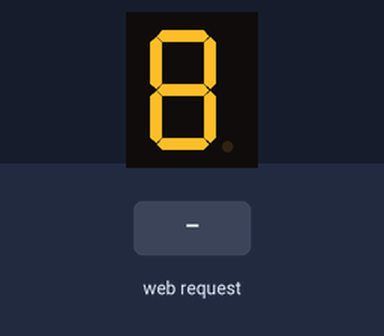
A sketch run on a simulated ESP32. On the bench: 1-digit seven-segment display. Wiring (inferred from the names in the program): 1-digit 7-segment display, segments lit when HIGH: segments GPIO 16, GPIO 4, GPIO 5, GPIO 18, GPIO 19, GPIO 22, GPIO 23, GPIO 17. The test bench sets the inputs (shaded band). WiFi joins after 1.5 s; servers stay silent unless stated; random numbers use the default seed unless the sketch sets one; the segment pins are drawn as the display they are named for; what the sketch prints to the serial monitor is not drawn.

Above: at 0.1 s.
At 3.0 s:
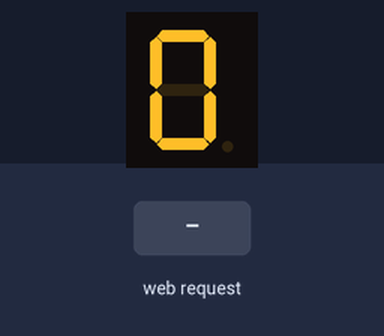
3.1 s: HTTP request GET /roll received
At 3.18 s:
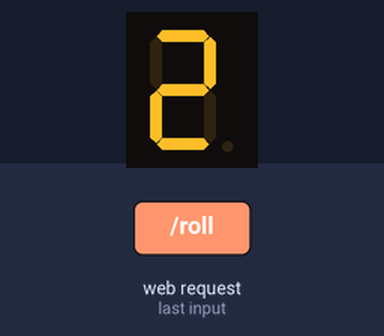

The sketch:

WifiDice.ino
```cpp
#include <WiFi.h>
#include <WebServer.h>

const char* ssid = "533";
const char* password = "525331314";

int a = 16, b = 4, c = 5, d = 18, e = 19, f = 22, g = 23, dp = 17;

WebServer server(80);

volatile bool rolling = false;
unsigned long lastRollTime = 0;
const int rollInterval = 80;

void displayNumber(int num) {
  digitalWrite(a, LOW); digitalWrite(b, LOW); digitalWrite(c, LOW); digitalWrite(d, LOW);
  digitalWrite(e, LOW); digitalWrite(f, LOW); digitalWrite(g, LOW); digitalWrite(dp, LOW);

  switch (num) {
    case 0:
      digitalWrite(a, HIGH); digitalWrite(b, HIGH); digitalWrite(c, HIGH); digitalWrite(d, HIGH);
      digitalWrite(e, HIGH); digitalWrite(f, HIGH);
      break;
    case 1:
      digitalWrite(b, HIGH); digitalWrite(c, HIGH);
      break;
    case 2:
      digitalWrite(a, HIGH); digitalWrite(b, HIGH); digitalWrite(d, HIGH); digitalWrite(e, HIGH); digitalWrite(g, HIGH);
      break;
    case 3:
      digitalWrite(a, HIGH); digitalWrite(b, HIGH); digitalWrite(c, HIGH); digitalWrite(d, HIGH); digitalWrite(g, HIGH);
      break;
    case 4:
      digitalWrite(b, HIGH); digitalWrite(c, HIGH); digitalWrite(f, HIGH); digitalWrite(g, HIGH);
      break;
    case 5:
      digitalWrite(a, HIGH); digitalWrite(c, HIGH); digitalWrite(d, HIGH); digitalWrite(f, HIGH); digitalWrite(g, HIGH);
      break;
    case 6:
      digitalWrite(a, HIGH); digitalWrite(c, HIGH); digitalWrite(d, HIGH); digitalWrite(e, HIGH); digitalWrite(f, HIGH); digitalWrite(g, HIGH);
      break;
    case 7:
      digitalWrite(a, HIGH); digitalWrite(b, HIGH); digitalWrite(c, HIGH);
      break;
    case 8:
      digitalWrite(a, HIGH); digitalWrite(b, HIGH); digitalWrite(c, HIGH); digitalWrite(d, HIGH);
      digitalWrite(e, HIGH); digitalWrite(f, HIGH); digitalWrite(g, HIGH);
      break;
    case 9:
      digitalWrite(a, HIGH); digitalWrite(b, HIGH); digitalWrite(c, HIGH); digitalWrite(d, HIGH);
      digitalWrite(f, HIGH); digitalWrite(g, HIGH);
      break;
  }
}

void handleRoot() {
  String html = R"HTML(
<!DOCTYPE html>
<html lang="zh">
<head>
<meta charset="utf-8">
<meta name="viewport" content="width=device-width, initial-scale=1.0, user-scalable=no">
<style>
* { margin:0; padding:0; box-sizing:border-box; -webkit-tap-highlight-color:transparent; }
body {
  font-family: -apple-system, "PingFang SC", sans-serif;
  background: linear-gradient(135deg, #0f0c29, #302b63, #24243e);
  color: #eee; min-height: 100vh;
  display: flex; flex-direction: column;
  align-items: center; justify-content: center;
}
h1 { font-size: 1.8em; margin-bottom: 25px; letter-spacing:2px; }
.sub { font-size:0.85em; color:#888; margin-bottom:30px; }
.dice-btn {
  width: 180px; height: 180px; border-radius: 50%;
  border: 4px solid rgba(255,255,255,0.15);
  font-size: 1.4em; font-weight: bold; color: #fff;
  background: radial-gradient(circle at 30% 30%, #e94560, #0f3460);
  box-shadow: 0 8px 25px rgba(233,69,96,0.35), inset 0 2px 10px rgba(255,255,255,0.2);
  cursor: pointer; user-select: none; -webkit-user-select: none;
  transition: transform 0.08s, box-shadow 0.08s;
}
.dice-btn:active {
  transform: scale(0.90);
  box-shadow: 0 3px 12px rgba(233,69,96,0.5), inset 0 4px 15px rgba(0,0,0,0.3);
}
.dice-btn.rolling {
  animation: shake 0.12s infinite;
}
@keyframes shake {
  0% { transform: translate(0,0) rotate(0); }
  25% { transform: translate(-3px,2px) rotate(-3deg); }
  50% { transform: translate(3px,-2px) rotate(3deg); }
  75% { transform: translate(-2px,1px) rotate(-2deg); }
  100% { transform: translate(0,0) rotate(0); }
}
.result-wrap { margin-top: 35px; text-align:center; }
.result {
  font-size: 3.5em; font-weight: bold;
  color: #e94560; min-height: 70px; line-height:70px;
}
.result.pop { animation: pop 0.35s ease; }
@keyframes pop {
  0% { transform: scale(0); opacity:0; }
  60% { transform: scale(1.35); opacity:1; }
  100% { transform: scale(1); }
}
.history { margin-top:15px; font-size:0.85em; color:#666; }
.ip-info { position: fixed; bottom: 8px; font-size: 0.75em; color: #444; }
</style>
</head>
<body>
<h1>&#127922; ESP32 电子骰子</h1>
<div class="sub">按住按钮或摇一摇手机掷骰</div>
<button class="dice-btn" id="btn">&#127922; 按住掷骰</button>
<div class="result-wrap">
  <div class="result" id="result"></div>
  <div class="history" id="history"></div>
</div>
<div class="ip-info">ESP32 Dice</div>
<script>
var btn=document.getElementById('btn');
var result=document.getElementById('result');
var historyEl=document.getElementById('history');
var hist=[];
var rolling=false;
var rollTimer=null;

function start(e){e.preventDefault();startRoll();}
function stop(e){e.preventDefault();stopRoll();}

btn.addEventListener('touchstart',start,{passive:false});
btn.addEventListener('touchend',stop,{passive:false});
btn.addEventListener('touchcancel',stop,{passive:false});
btn.addEventListener('mousedown',start);
btn.addEventListener('mouseup',stop);
btn.addEventListener('mouseleave',function(e){if(rolling)stopRoll();});

var shakeThreshold=15;
var lastShake=0;
var shakeCooldown=1200;
window.addEventListener('devicemotion',function(e){
  var acc=e.accelerationIncludingGravity;
  if(!acc)return;
  var mag=Math.sqrt((acc.x||0)*(acc.x||0)+(acc.y||0)*(acc.y||0)+(acc.z||0)*(acc.z||0));
  if(mag>shakeThreshold && !rolling && Date.now()-lastShake>shakeCooldown){
    lastShake=Date.now();
    startRoll();
    setTimeout(function(){
      if(rolling)stopRoll();
    },1000+Math.random()*800);
  }
});

function startRoll(){
  if(rolling)return;
  rolling=true;
  btn.classList.add('rolling');
  btn.textContent='\u0FD0 掷骰中...';
  result.textContent='';
  result.classList.remove('pop');
  if(navigator.vibrate)navigator.vibrate(40);
  fetch('/roll',{mode:'no-cors'});
  rollTimer=setInterval(function(){
    result.textContent='\u{1F3B2} '+Math.floor(Math.random()*6+1);
    if(navigator.vibrate)navigator.vibrate(15);
  },80);
}
function stopRoll(){
  if(!rolling)return;
  rolling=false;
  btn.classList.remove('rolling');
  btn.innerHTML='\uD83C\uDFB2 按住掷骰';
  if(rollTimer){clearInterval(rollTimer);rollTimer=null;}
  var finalNum=Math.floor(Math.random()*6+1);
  result.textContent='\u{1F3B2} '+finalNum;
  result.classList.add('pop');
  if(navigator.vibrate)navigator.vibrate([60,40,100]);
  hist.unshift(finalNum);
  if(hist.length>8)hist.pop();
  historyEl.textContent='历史: '+hist.join(' ');
  fetch('/stop?n='+finalNum,{mode:'no-cors'});
}
</script>
</body>
</html>
)HTML";
  server.send(200, "text/html", html);
}

void handleRoll() {
  rolling = true;
  server.send(200, "application/json", "{\"status\":\"rolling\"}");
}

void handleStop() {
  rolling = false;
  int finalNum = 1;
  if (server.hasArg("n")) {
    finalNum = server.arg("n").toInt();
    if (finalNum < 0 || finalNum > 9) finalNum = 1;
  }
  displayNumber(finalNum);
  server.send(200, "application/json", "{\"number\":" + String(finalNum) + "}");
}

void setup() {
  Serial.begin(115200);

  pinMode(a, OUTPUT); pinMode(b, OUTPUT); pinMode(c, OUTPUT); pinMode(d, OUTPUT);
  pinMode(e, OUTPUT); pinMode(f, OUTPUT); pinMode(g, OUTPUT); pinMode(dp, OUTPUT);

  displayNumber(8);
  delay(300);
  displayNumber(0);

  WiFi.mode(WIFI_STA);
  WiFi.begin(ssid, password);
  Serial.print("WiFi connecting");
  while (WiFi.status() != WL_CONNECTED) {
    delay(500);
    Serial.print(".");
  }
  Serial.println();
  Serial.print("Connected! IP: ");
  Serial.println(WiFi.localIP());

  server.on("/", handleRoot);
  server.on("/roll", handleRoll);
  server.on("/stop", HTTP_GET, handleStop);
  server.begin();

  Serial.println("Dice ready!");
}

void loop() {
  server.handleClient();

  if (rolling) {
    if (millis() - lastRollTime > rollInterval) {
      lastRollTime = millis();
      displayNumber(random(1, 7));
    }
  }
}
```

Measured:
- after the input at 3.1 s, the display: changes at once (image 2)
